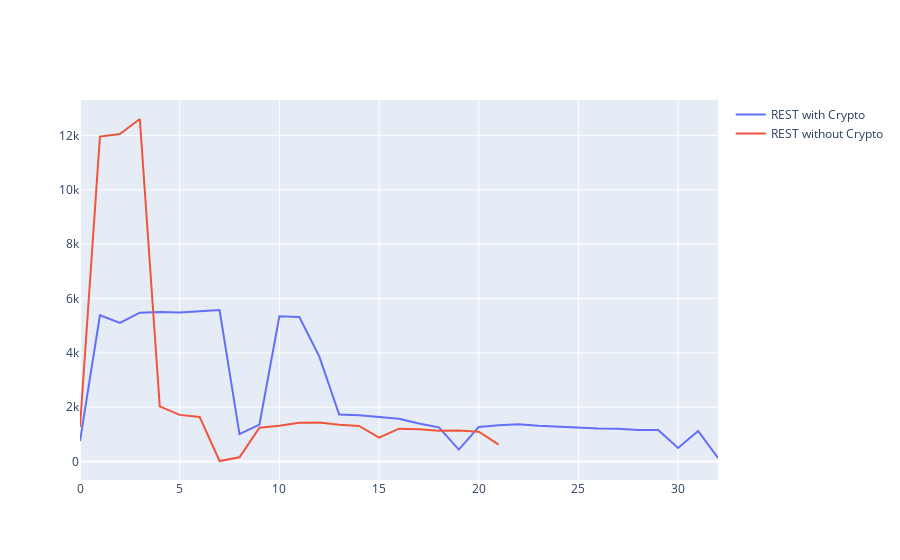

The notebook cell saved with this chart:
### Markdown cell above
## HTTP/REST Benchmark

Remarks:
- REST/HTTP is very unstable.

### Code cell
d1 = pd.read_csv("./bench/rest-with-crypto.csv")
d2 = pd.read_csv("./bench/rest-without-crypto.csv")

fig = go.Figure([
    go.Scatter(y=d1['tx'], name="REST with Crypto"),
    go.Scatter(y=d2['tx'], name="REST without Crypto")
])
fig.show()

### Figure 1 — Plotly figure (JSON) as saved in the notebook; plotly's stock layout.template omitted (floating-point values rounded to 4 significant figures)
{"data": [{"name": "REST with Crypto", "type": "scatter", "y": [753, 5383, 5100, 5479, 5504, 5484, 5528, 5572, 1012, 1362, 5346, 5321, 3871, 1730, 1701, 1625, 1573, 1398, 1258, 441, 1274, 1337, 1374, 1321, 1284, 1261, 1221, 1207, 1161, 1157, 502, 1125, 131]}, {"name": "REST without Crypto", "type": "scatter", "y": [1278, 11957, 12050, 12602, 2030, 1718, 1642, 21, 158, 1246, 1314, 1427, 1437, 1354, 1308, 880, 1211, 1186, 1133, 1141, 1098, 621]}], "layout": {"autosize": true, "xaxis": {"autorange": true, "range": [0, 32]}, "yaxis": {"autorange": true, "range": [-677.9, 13300.0], "type": "linear"}}}
